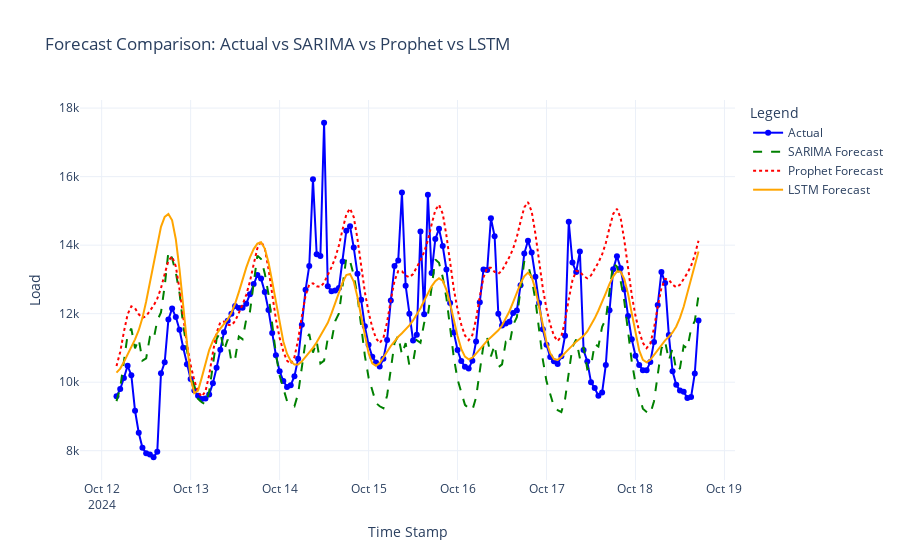

The notebook cell saved with this chart:
### Code cell
# Create a Plotly figure for visualization
fig = go.Figure()

# Add actual values trace
fig.add_trace(go.Scatter(
    x=forecast_results['Time Stamp'],
    y=forecast_results['Actual'],
    mode='lines+markers',
    name='Actual',
    line=dict(color='blue'),
))

# Add SARIMA forecast trace
fig.add_trace(go.Scatter(
    x=forecast_results['Time Stamp'],
    y=forecast_results['SARIMA Forecast'],
    mode='lines',
    name='SARIMA Forecast',
    line=dict(color='green', dash='dash')
))

# Add Prophet forecast trace
fig.add_trace(go.Scatter(
    x=forecast_results['Time Stamp'],
    y=forecast_results['Prophet Forecast'],
    mode='lines',
    name='Prophet Forecast',
    line=dict(color='red', dash='dot')
))

# Add LSTM forecast trace
fig.add_trace(go.Scatter(
    x=forecast_results['Time Stamp'],
    y=forecast_results['LSTM Forecast'],
    mode='lines',
    name='LSTM Forecast',
    line=dict(color='orange', dash='solid')
))

# Update layout for clarity
fig.update_layout(
    title='Forecast Comparison: Actual vs SARIMA vs Prophet vs LSTM',
    xaxis_title='Time Stamp',
    yaxis_title='Load',
    legend_title='Legend',
    template='plotly_white',
    xaxis=dict(showgrid=True),
    yaxis=dict(showgrid=True)
)



# Show interactive plot
fig.show()

### Figure 1 — Plotly figure (JSON) as saved in the notebook; plotly's stock layout.template omitted (floating-point values rounded to 4 significant figures; data arrays with more than 128 entries replaced by an {"elided": "..."} marker saying what was removed)
{"data": [{"line": {"color": "blue"}, "mode": "lines+markers", "name": "Actual", "type": "scatter", "x": {"elided": "158 str values"}, "y": {"elided": "158 float values"}}, {"line": {"color": "green", "dash": "dash"}, "mode": "lines", "name": "SARIMA Forecast", "type": "scatter", "x": {"elided": "158 str values"}, "y": {"elided": "158 float values"}}, {"line": {"color": "red", "dash": "dot"}, "mode": "lines", "name": "Prophet Forecast", "type": "scatter", "x": {"elided": "158 str values"}, "y": {"elided": "158 float values"}}, {"line": {"color": "orange", "dash": "solid"}, "mode": "lines", "name": "LSTM Forecast", "type": "scatter", "x": {"elided": "158 str values"}, "y": {"elided": "158 float values"}}], "layout": {"legend": {"title": {"text": "Legend"}}, "title": {"text": "Forecast Comparison: Actual vs SARIMA vs Prophet vs LSTM"}, "xaxis": {"showgrid": true, "title": {"text": "Time Stamp"}}, "yaxis": {"showgrid": true, "title": {"text": "Load"}}}}
